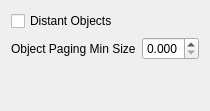
           <widget class="QWidget" name="terrainTab">
            <attribute name="title">
             <string>Terrain</string>
            </attribute>
            <layout class="QHBoxLayout" name="horizontalTerrainLayout">
             <item>
              <layout class="QGridLayout" name="terrainLayout" columnstretch="0,0">
               <item row="4" column="0">
                <widget class="QLabel" name="objectPagingMinSizeLabel">
                 <property name="toolTip">
                  <string>&lt;html&gt;&lt;head/&gt;&lt;body&gt;&lt;p&gt;Controls how large an object must be to be visible in the scene. The object’s size is divided by its distance to the camera and the result of the division is compared with this value. The smaller this value is, the more objects you will see in the scene.&lt;/p&gt;&lt;/body&gt;&lt;/html&gt;</string>
                 </property>
                 <property name="text">
                  <string>Object Paging Min Size</string>
                 </property>
                </widget>
               </item>
               <item row="4" column="1">
                <widget class="QDoubleSpinBox" name="objectPagingMinSizeComboBox">
                 <property name="decimals">
                  <number>3</number>
                 </property>
                 <property name="minimum">
                  <double>0.000000000000000</double>
                 </property>
                 <property name="maximum">
                  <double>0.250000000000000</double>
                 </property>
                 <property name="singleStep">
                  <double>0.005000000000000</double>
                 </property>
                </widget>
               </item>
               <item row="7" column="1">
                <spacer name="verticalSpacer_15">
                 <property name="orientation">
                  <enum>Qt::Vertical</enum>
                 </property>
                 <property name="sizeHint" stdset="0">
                  <size>
                   <width>20</width>
                   <height>40</height>
                  </size>
                 </property>
                </spacer>
               </item>
               <item row="3" column="0">
                <widget class="QCheckBox" name="objectPagingCheckBox">
                 <property name="toolTip">
                  <string>&lt;html&gt;&lt;head/&gt;&lt;body&gt;&lt;p&gt;If true, the objects of the cells past the loaded ones stand in the world the ray tracer builds. If false, only the ground stands there. A change takes effect the next time OpenMW starts.&lt;/p&gt;&lt;/body&gt;&lt;/html&gt;</string>
                 </property>
                 <property name="text">
                  <string>Distant Objects</string>
                 </property>
                </widget>
               </item>
              </layout>
             </item>
            </layout>
           </widget>
